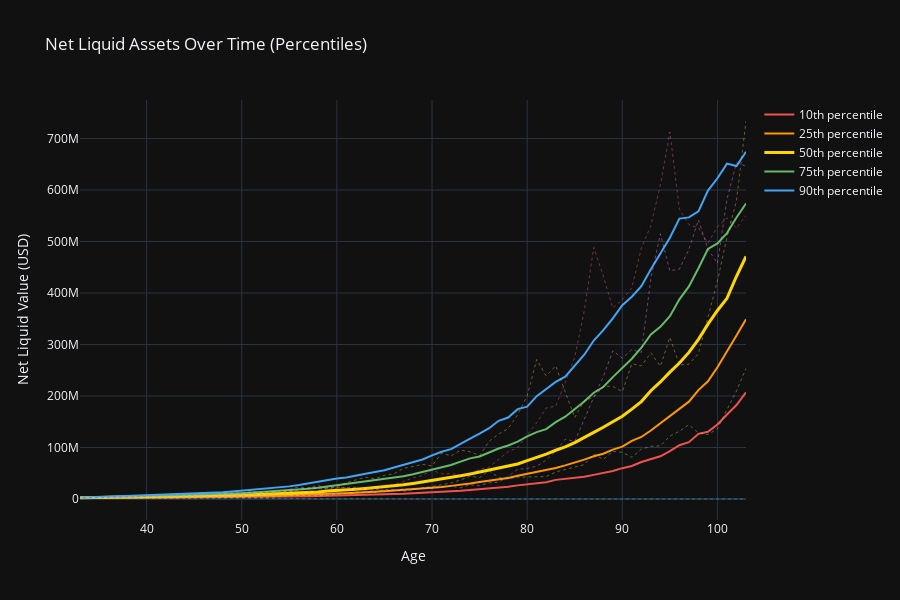

Write notebook code for a chart like this one.
### Code cell
# NET LIQUID ASSETS VISUALIZATION (Percentiles)

liq = go.Figure()

# Calculate percentiles across simulations
percentiles = [10, 25, 50, 75, 90]
colors = ['#EF5350', '#FF9800', '#FFD700', '#66BB6A', '#42A5F5']

for idx, p in enumerate(percentiles):
    percentile_values = net_liq.drop('age', axis=1).quantile(p/100, axis=1)
    liq.add_trace(go.Scatter(
        x=net_liq['age'], 
        y=percentile_values, 
        mode='lines', 
        name=f'{p}th percentile',
        line=dict(width=3 if p == 50 else 2, color=colors[idx])
    ))

# Add a few sample trajectories for context
sample_indices = [worst_case[2], p25_case[2], median_case[2], p75_case[2], best_case[2]]
for idx in sample_indices:
    if idx in net_liq.columns:
        liq.add_trace(go.Scatter(
            x=net_liq['age'], 
            y=net_liq[idx], 
            mode='lines', 
            name=f'Sample Sim #{idx}',
            line=dict(width=1, dash='dot'),
            opacity=0.4,
            showlegend=False
        ))

liq.update_layout(
    title='Net Liquid Assets Over Time (Percentiles)',
    xaxis_title='Age',
    yaxis_title='Net Liquid Value (USD)',
    template='plotly_dark',
    hovermode='x unified',
    height=600
)
liq.show()
